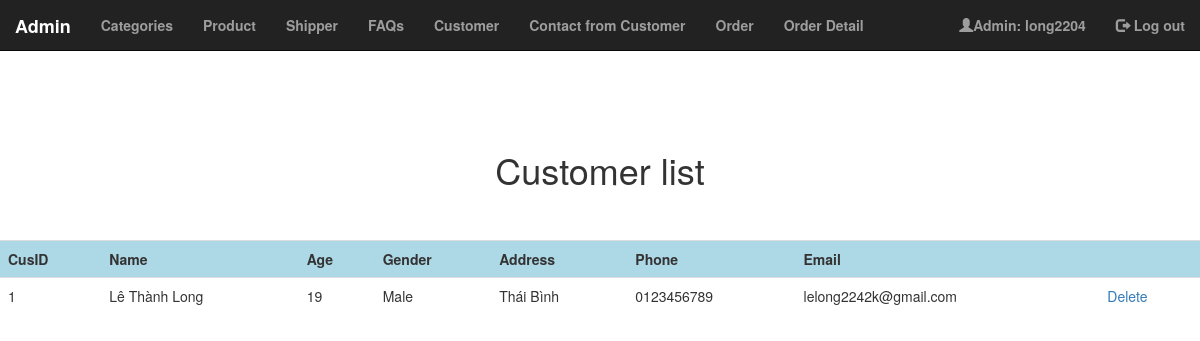
The app's page /code/foradmin/Customer/index.php (signed in) with its own data.
### tables this page shows
CREATE TABLE `customer` (
  `CusID` int(11) NOT NULL,
  `UserName` char(250) NOT NULL,
  `Password` char(64) NOT NULL,
  `Name` varchar(250) NOT NULL,
  `Age` int(11) NOT NULL,
  `Gender` char(6) NOT NULL,
  `Address` varchar(250) NOT NULL,
  `Phone` char(10) NOT NULL,
  `Email` char(250) DEFAULT NULL
);

### code/foradmin/lib/database.php (called while the page is built, shortened)
<?php
function db_connect() {
    $connection = mysqli_connect(DB_SERVER, DB_USER, DB_PASS, DB_NAME);
    return $connection;
}
$db = db_connect();
function confirm_query_result($result){
    global $db;
    if (!$result){
        echo mysqli_error($db);
        db_disconnect($db);
        exit;
    } else {
        return $result;
    }
}
function find_all_customer(){
    global $db;
    $sql = "SELECT * FROM customer ";
    $result = mysqli_query($db, $sql);
    return confirm_query_result($result);
}
?>

### code/foradmin/Customer/index.php (the view, shortened to what this page needs)
<?php
require_once('../admin/adminheader.php');
?>
<!DOCTYPE html>
<html>
<head>
</head>
<body>
    <h1 style="text-align:center;">Customer list</h1> <br><br>
    <table class="table table-striped">
        <tr>
            <th>CusID</th>
            <th>Name</th>
            <th>Age</th>
            <th>Gender</th>
            <th>Address</th>
            <th>Phone</th>
            <th>Email</th>
            <th>&nbsp;</th>
  	    </tr>
        <?php
        $customer_set = find_all_customer();
        $count = mysqli_num_rows($customer_set);
        for ($i = 0; $i < $count; $i++):
            $customer = mysqli_fetch_assoc($customer_set);
        ?>
            <tr>
                <td><?php echo $customer['CusID']; ?></td>
                <td><?php echo $customer['Name']; ?></td>
                <td><?php echo $customer['Age']; ?></td>
                <td><?php echo $customer['Gender']; ?></td>
                <td><?php echo $customer['Address']; ?></td>
                <td><?php echo $customer['Phone']; ?></td>
                <td><?php echo $customer['Email']; ?></td>
                <td><a href="<?php echo 'delete.php?id='.$customer['CusID']; ?>">Delete</a></td>
            </tr>
        <?php
        endfor;
        ?>
    </table>
</body>
</html>

### code/foradmin/Admin/AdminHeader.php (style rules this page uses)
body { margin-top:70px; }

### code/foradmin/Customer/index.php (style rules this page uses)
table th { background-color:lightblue; }

### records on screen
customer: CusID "1", Name "Lê Thành Long", Age "19", Gender "Male", Address "Thái Bình", Phone "0123456789", Email "lelong2242k@gmail.com"

### other values on screen
$_SESSION['adminname'] "long2204"
